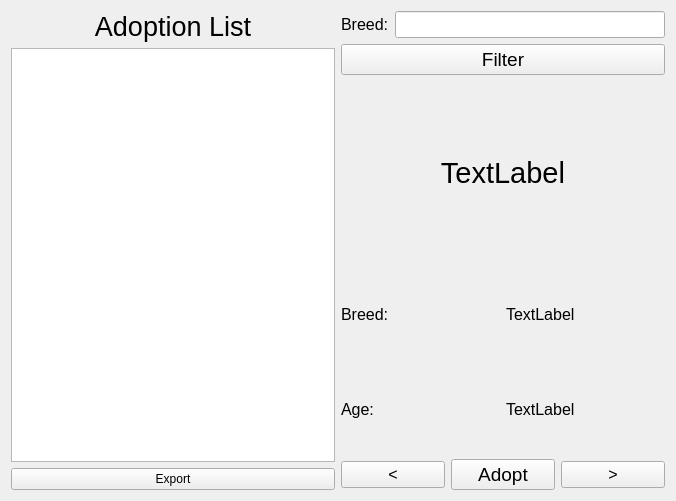
<?xml version="1.0" encoding="UTF-8"?>
<ui version="4.0">
 <class>ClientUi</class>
 <widget class="QWidget" name="ClientUi">
  <property name="geometry">
   <rect>
    <x>0</x>
    <y>0</y>
    <width>676</width>
    <height>501</height>
   </rect>
  </property>
  <property name="windowTitle">
   <string>Form</string>
  </property>
  <layout class="QHBoxLayout" name="horizontalLayout">
   <item>
    <layout class="QVBoxLayout" name="verticalLayout_5">
     <item>
      <widget class="QLabel" name="label_7">
       <property name="font">
        <font>
         <pointsize>20</pointsize>
        </font>
       </property>
       <property name="text">
        <string>Adoption List</string>
       </property>
       <property name="alignment">
        <set>Qt::AlignmentFlag::AlignCenter</set>
       </property>
      </widget>
     </item>
     <item>
      <widget class="QListWidget" name="AdoptionList"/>
     </item>
     <item>
      <widget class="QPushButton" name="ExportButton">
       <property name="text">
        <string>Export</string>
       </property>
      </widget>
     </item>
    </layout>
   </item>
   <item>
    <layout class="QVBoxLayout" name="verticalLayout">
     <item>
      <layout class="QHBoxLayout" name="horizontalLayout_2">
       <item>
        <widget class="QLabel" name="label">
         <property name="font">
          <font>
           <pointsize>12</pointsize>
          </font>
         </property>
         <property name="text">
          <string>Breed:</string>
         </property>
        </widget>
       </item>
       <item>
        <widget class="QLineEdit" name="FilterLineEdit">
         <property name="font">
          <font>
           <pointsize>12</pointsize>
          </font>
         </property>
        </widget>
       </item>
      </layout>
     </item>
     <item>
      <widget class="QPushButton" name="FilterPushButton">
       <property name="font">
        <font>
         <pointsize>14</pointsize>
        </font>
       </property>
       <property name="text">
        <string>Filter</string>
       </property>
      </widget>
     </item>
     <item>
      <layout class="QVBoxLayout" name="verticalLayout_3">
       <item>
        <widget class="QLabel" name="NameLabel">
         <property name="font">
          <font>
           <pointsize>22</pointsize>
          </font>
         </property>
         <property name="text">
          <string>TextLabel</string>
         </property>
         <property name="alignment">
          <set>Qt::AlignmentFlag::AlignCenter</set>
         </property>
         <property name="openExternalLinks">
          <bool>true</bool>
         </property>
        </widget>
       </item>
       <item>
        <layout class="QHBoxLayout" name="horizontalLayout_3">
         <item>
          <layout class="QVBoxLayout" name="verticalLayout_2">
           <item>
            <widget class="QLabel" name="label_3">
             <property name="font">
              <font>
               <pointsize>12</pointsize>
              </font>
             </property>
             <property name="text">
              <string>Breed:</string>
             </property>
            </widget>
           </item>
           <item>
            <widget class="QLabel" name="label_4">
             <property name="font">
              <font>
               <pointsize>12</pointsize>
              </font>
             </property>
             <property name="text">
              <string>Age:</string>
             </property>
            </widget>
           </item>
          </layout>
         </item>
         <item>
          <layout class="QVBoxLayout" name="verticalLayout_4">
           <item>
            <widget class="QLabel" name="BreedLabel">
             <property name="font">
              <font>
               <pointsize>12</pointsize>
              </font>
             </property>
             <property name="text">
              <string>TextLabel</string>
             </property>
            </widget>
           </item>
           <item>
            <widget class="QLabel" name="AgeLabel">
             <property name="font">
              <font>
               <pointsize>12</pointsize>
              </font>
             </property>
             <property name="text">
              <string>TextLabel</string>
             </property>
            </widget>
           </item>
          </layout>
         </item>
        </layout>
       </item>
       <item>
        <layout class="QHBoxLayout" name="horizontalLayout_4">
         <item>
          <widget class="QPushButton" name="BackButton">
           <property name="font">
            <font>
             <pointsize>12</pointsize>
            </font>
           </property>
           <property name="text">
            <string>&lt;</string>
           </property>
          </widget>
         </item>
         <item>
          <widget class="QPushButton" name="AdoptButton">
           <property name="font">
            <font>
             <pointsize>14</pointsize>
            </font>
           </property>
           <property name="text">
            <string>Adopt</string>
           </property>
          </widget>
         </item>
         <item>
          <widget class="QPushButton" name="NextButton">
           <property name="font">
            <font>
             <pointsize>12</pointsize>
            </font>
           </property>
           <property name="text">
            <string>&gt;</string>
           </property>
          </widget>
         </item>
        </layout>
       </item>
      </layout>
     </item>
    </layout>
   </item>
  </layout>
 </widget>
 <resources/>
 <connections/>
</ui>
